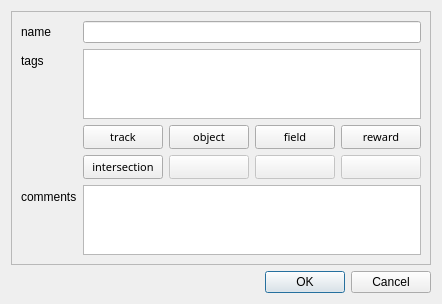
<?xml version="1.0" encoding="UTF-8"?>
<ui version="4.0">
 <class>ShapeDialog</class>
 <widget class="QDialog" name="ShapeDialog">
  <property name="geometry">
   <rect>
    <x>0</x>
    <y>0</y>
    <width>400</width>
    <height>300</height>
   </rect>
  </property>
  <property name="windowTitle">
   <string>Shape Properties</string>
  </property>
  <layout class="QVBoxLayout" name="verticalLayout">
   <item>
    <widget class="QFrame" name="frame">
     <property name="frameShape">
      <enum>QFrame::StyledPanel</enum>
     </property>
     <property name="frameShadow">
      <enum>QFrame::Raised</enum>
     </property>
     <layout class="QFormLayout" name="formLayout">
      <property name="fieldGrowthPolicy">
       <enum>QFormLayout::AllNonFixedFieldsGrow</enum>
      </property>
      <item row="0" column="0">
       <widget class="QLabel" name="label">
        <property name="text">
         <string>name</string>
        </property>
       </widget>
      </item>
      <item row="0" column="1">
       <widget class="QLineEdit" name="Name"/>
      </item>
      <item row="1" column="0">
       <widget class="QLabel" name="label_2">
        <property name="text">
         <string>tags</string>
        </property>
       </widget>
      </item>
      <item row="1" column="1">
       <layout class="QVBoxLayout" name="verticalLayout_2">
        <item>
         <widget class="QPlainTextEdit" name="Tags"/>
        </item>
        <item>
         <layout class="QGridLayout" name="gridLayout">
          <item row="1" column="2">
           <widget class="QPushButton" name="tag7">
            <property name="enabled">
             <bool>false</bool>
            </property>
            <property name="font">
             <font>
              <family>Sans Serif</family>
              <pointsize>8</pointsize>
             </font>
            </property>
            <property name="text">
             <string/>
            </property>
            <property name="checkable">
             <bool>true</bool>
            </property>
            <property name="flat">
             <bool>false</bool>
            </property>
           </widget>
          </item>
          <item row="0" column="0">
           <widget class="QPushButton" name="tag1">
            <property name="font">
             <font>
              <family>Sans Serif</family>
              <pointsize>8</pointsize>
             </font>
            </property>
            <property name="text">
             <string>track</string>
            </property>
            <property name="checkable">
             <bool>true</bool>
            </property>
            <property name="flat">
             <bool>false</bool>
            </property>
           </widget>
          </item>
          <item row="0" column="3">
           <widget class="QPushButton" name="tag4">
            <property name="font">
             <font>
              <family>Sans Serif</family>
              <pointsize>8</pointsize>
             </font>
            </property>
            <property name="text">
             <string>reward</string>
            </property>
            <property name="checkable">
             <bool>true</bool>
            </property>
            <property name="flat">
             <bool>false</bool>
            </property>
           </widget>
          </item>
          <item row="1" column="0">
           <widget class="QPushButton" name="tag5">
            <property name="font">
             <font>
              <family>Sans Serif</family>
              <pointsize>8</pointsize>
             </font>
            </property>
            <property name="text">
             <string>intersection</string>
            </property>
            <property name="checkable">
             <bool>true</bool>
            </property>
            <property name="flat">
             <bool>false</bool>
            </property>
           </widget>
          </item>
          <item row="0" column="2">
           <widget class="QPushButton" name="tag3">
            <property name="font">
             <font>
              <family>Sans Serif</family>
              <pointsize>8</pointsize>
             </font>
            </property>
            <property name="text">
             <string>field</string>
            </property>
            <property name="checkable">
             <bool>true</bool>
            </property>
            <property name="flat">
             <bool>false</bool>
            </property>
           </widget>
          </item>
          <item row="1" column="3">
           <widget class="QPushButton" name="tag8">
            <property name="enabled">
             <bool>false</bool>
            </property>
            <property name="font">
             <font>
              <family>Sans Serif</family>
              <pointsize>8</pointsize>
             </font>
            </property>
            <property name="text">
             <string/>
            </property>
            <property name="checkable">
             <bool>true</bool>
            </property>
            <property name="flat">
             <bool>false</bool>
            </property>
           </widget>
          </item>
          <item row="0" column="1">
           <widget class="QPushButton" name="tag2">
            <property name="font">
             <font>
              <family>Sans Serif</family>
              <pointsize>8</pointsize>
             </font>
            </property>
            <property name="text">
             <string>object</string>
            </property>
            <property name="checkable">
             <bool>true</bool>
            </property>
            <property name="flat">
             <bool>false</bool>
            </property>
           </widget>
          </item>
          <item row="1" column="1">
           <widget class="QPushButton" name="tag6">
            <property name="enabled">
             <bool>false</bool>
            </property>
            <property name="font">
             <font>
              <family>Sans Serif</family>
              <pointsize>8</pointsize>
             </font>
            </property>
            <property name="text">
             <string/>
            </property>
            <property name="checkable">
             <bool>true</bool>
            </property>
            <property name="flat">
             <bool>false</bool>
            </property>
           </widget>
          </item>
         </layout>
        </item>
       </layout>
      </item>
      <item row="2" column="0">
       <widget class="QLabel" name="label_3">
        <property name="text">
         <string>comments</string>
        </property>
       </widget>
      </item>
      <item row="2" column="1">
       <widget class="QPlainTextEdit" name="Comments"/>
      </item>
     </layout>
    </widget>
   </item>
   <item>
    <widget class="QDialogButtonBox" name="buttonBox">
     <property name="orientation">
      <enum>Qt::Horizontal</enum>
     </property>
     <property name="standardButtons">
      <set>QDialogButtonBox::Cancel|QDialogButtonBox::Ok</set>
     </property>
    </widget>
   </item>
  </layout>
 </widget>
 <resources/>
 <connections>
  <connection>
   <sender>buttonBox</sender>
   <signal>accepted()</signal>
   <receiver>ShapeDialog</receiver>
   <slot>accept()</slot>
   <hints>
    <hint type="sourcelabel">
     <x>248</x>
     <y>254</y>
    </hint>
    <hint type="destinationlabel">
     <x>157</x>
     <y>274</y>
    </hint>
   </hints>
  </connection>
  <connection>
   <sender>buttonBox</sender>
   <signal>rejected()</signal>
   <receiver>ShapeDialog</receiver>
   <slot>reject()</slot>
   <hints>
    <hint type="sourcelabel">
     <x>316</x>
     <y>260</y>
    </hint>
    <hint type="destinationlabel">
     <x>286</x>
     <y>274</y>
    </hint>
   </hints>
  </connection>
  <connection>
   <sender>tag1</sender>
   <signal>toggled(bool)</signal>
   <receiver>ShapeDialog</receiver>
   <slot>tag1_clicked()</slot>
   <hints>
    <hint type="sourcelabel">
     <x>127</x>
     <y>133</y>
    </hint>
    <hint type="destinationlabel">
     <x>199</x>
     <y>149</y>
    </hint>
   </hints>
  </connection>
  <connection>
   <sender>tag2</sender>
   <signal>toggled(bool)</signal>
   <receiver>ShapeDialog</receiver>
   <slot>tag2_clicked()</slot>
   <hints>
    <hint type="sourcelabel">
     <x>200</x>
     <y>133</y>
    </hint>
    <hint type="destinationlabel">
     <x>199</x>
     <y>149</y>
    </hint>
   </hints>
  </connection>
  <connection>
   <sender>tag3</sender>
   <signal>toggled(bool)</signal>
   <receiver>ShapeDialog</receiver>
   <slot>tag3_clicked()</slot>
   <hints>
    <hint type="sourcelabel">
     <x>273</x>
     <y>133</y>
    </hint>
    <hint type="destinationlabel">
     <x>199</x>
     <y>149</y>
    </hint>
   </hints>
  </connection>
  <connection>
   <sender>tag4</sender>
   <signal>toggled(bool)</signal>
   <receiver>ShapeDialog</receiver>
   <slot>tag4_clicked()</slot>
   <hints>
    <hint type="sourcelabel">
     <x>345</x>
     <y>133</y>
    </hint>
    <hint type="destinationlabel">
     <x>199</x>
     <y>149</y>
    </hint>
   </hints>
  </connection>
  <connection>
   <sender>tag5</sender>
   <signal>toggled(bool)</signal>
   <receiver>ShapeDialog</receiver>
   <slot>tag5_clicked()</slot>
   <hints>
    <hint type="sourcelabel">
     <x>127</x>
     <y>158</y>
    </hint>
    <hint type="destinationlabel">
     <x>199</x>
     <y>149</y>
    </hint>
   </hints>
  </connection>
  <connection>
   <sender>tag7</sender>
   <signal>toggled(bool)</signal>
   <receiver>ShapeDialog</receiver>
   <slot>tag7_clicked()</slot>
   <hints>
    <hint type="sourcelabel">
     <x>273</x>
     <y>158</y>
    </hint>
    <hint type="destinationlabel">
     <x>199</x>
     <y>149</y>
    </hint>
   </hints>
  </connection>
  <connection>
   <sender>tag6</sender>
   <signal>toggled(bool)</signal>
   <receiver>ShapeDialog</receiver>
   <slot>tag6_clicked()</slot>
   <hints>
    <hint type="sourcelabel">
     <x>200</x>
     <y>158</y>
    </hint>
    <hint type="destinationlabel">
     <x>199</x>
     <y>149</y>
    </hint>
   </hints>
  </connection>
  <connection>
   <sender>tag8</sender>
   <signal>toggled(bool)</signal>
   <receiver>ShapeDialog</receiver>
   <slot>tag8_clicked()</slot>
   <hints>
    <hint type="sourcelabel">
     <x>345</x>
     <y>158</y>
    </hint>
    <hint type="destinationlabel">
     <x>199</x>
     <y>149</y>
    </hint>
   </hints>
  </connection>
  <connection>
   <sender>Name</sender>
   <signal>textChanged(QString)</signal>
   <receiver>ShapeDialog</receiver>
   <slot>name_changed(QString)</slot>
   <hints>
    <hint type="sourcelabel">
     <x>234</x>
     <y>30</y>
    </hint>
    <hint type="destinationlabel">
     <x>199</x>
     <y>149</y>
    </hint>
   </hints>
  </connection>
  <connection>
   <sender>Tags</sender>
   <signal>textChanged()</signal>
   <receiver>ShapeDialog</receiver>
   <slot>tags_changed()</slot>
   <hints>
    <hint type="sourcelabel">
     <x>234</x>
     <y>79</y>
    </hint>
    <hint type="destinationlabel">
     <x>199</x>
     <y>149</y>
    </hint>
   </hints>
  </connection>
 </connections>
 <slots>
  <slot>name_changed(QString)</slot>
  <slot>tags_changed()</slot>
  <slot>tag1_clicked()</slot>
  <slot>tag2_clicked()</slot>
  <slot>tag3_clicked()</slot>
  <slot>tag4_clicked()</slot>
  <slot>tag5_clicked()</slot>
  <slot>tag6_clicked()</slot>
  <slot>tag7_clicked()</slot>
  <slot>tag8_clicked()</slot>
 </slots>
</ui>
